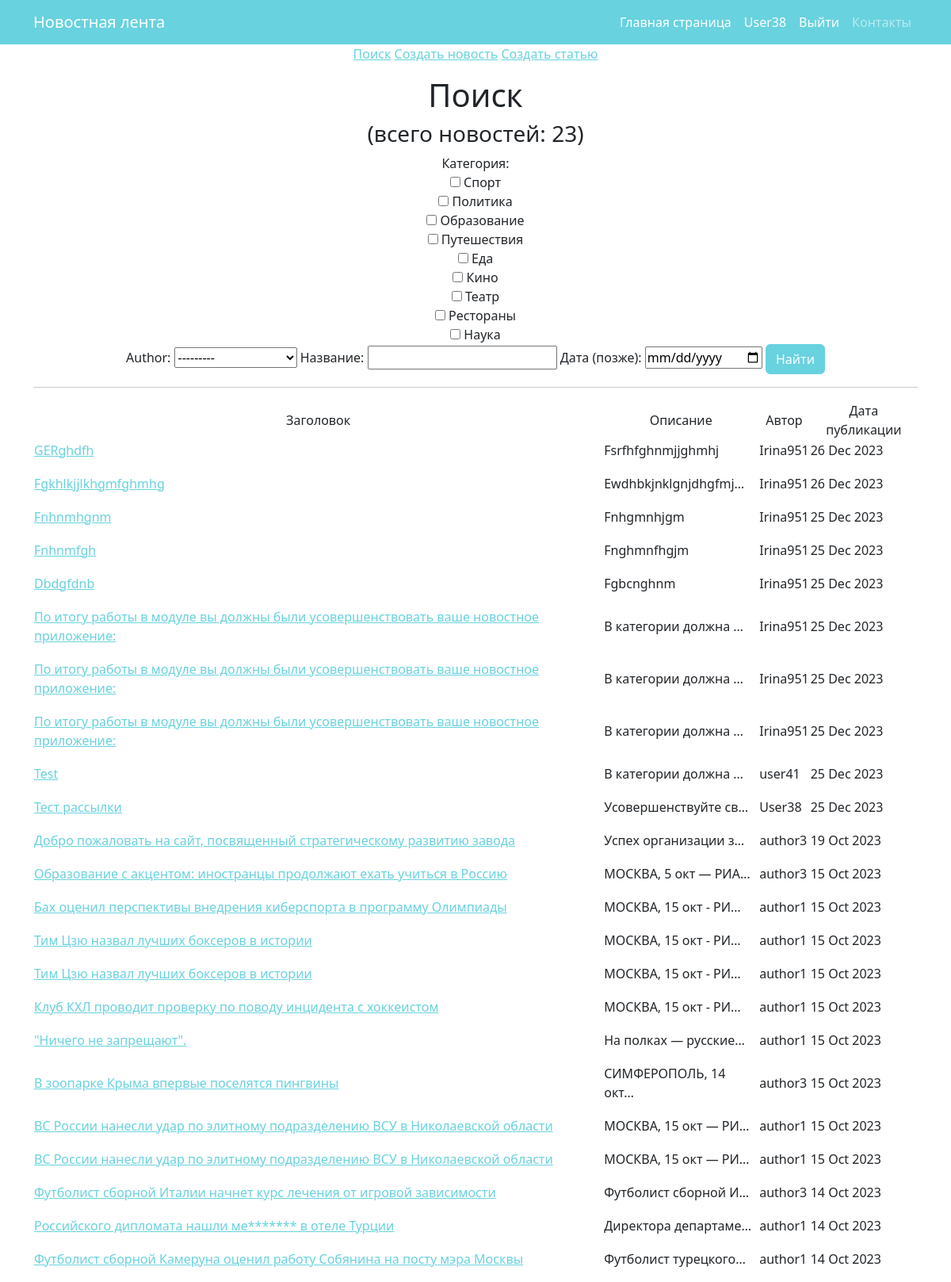
Page /news/search/ (signed in) on the committed database.
### news/models.py (models this page shows, shortened)
class Post(models.Model):
    author = models.ForeignKey(Author, on_delete=models.CASCADE, verbose_name=pgettext_lazy('Author', 'Author'))
    type = models.CharField(max_length=7, choices=TYPE, default='NWS')
    time_in = models.DateTimeField(auto_now_add=True)
    category = models.ManyToManyField(Category, through='PostCategory')
    title = models.CharField(max_length=100)
    text = models.TextField()
    rating = models.IntegerField(default=0)

class Author(models.Model):
    name = models.CharField(max_length=255)
    users = models.OneToOneField(User, on_delete=models.CASCADE)
    user_rating = models.IntegerField(default=0)
    def __str__(self):
        return self.name

### news/views.py (the view)
# urls.py: path('search/', PostSearch.as_view(), name='search'),
class PostSearch(ListView):
    model = Post
    template_name = 'search.html'
    context_object_name = 'posts'
    ordering = ['-time_in']
    def get_context_data(self, **kwargs):
        context = super().get_context_data(**kwargs)
        context['filter'] = PostFilter(self.request.GET, queryset=self.get_queryset())
        return context

### news/models.py (called while the page is built)
    def __str__(self):
        return self.name.title()

### news/templatetags/custom_filters.py (called while the page is built)
@register.filter()
def censor(value):
    for word in censored_word:
        if word.lower() in value.lower():
            value = value.replace(word[2:], '*' * len(word))
    return value

### templates/search.html (shortened to what this page needs)
{% extends 'flatpages/default.html' %}
{% load custom_filters %}
{% load custom_tags %}
{% block content %}
<a href="/news/search/">Поиск</a>
<a href="/news/create/">Создать новость</a>
<a href="/news/create/">Создать статью</a>
<p>
<h1>Поиск</h1>
<h3>(всего новостей: {{ posts|length }})</h3>
<form method='GET'>
    {{ filter.form }}
    <input class="btn btn-primary" type='submit' value='Найти'>
</form>
   <hr>
       <table>
           <tr>
               <td>Заголовок</td>
               <td>Описание</td>
               <td>Автор</td>
               <td>Дата публикации</td>
           </tr>
           {% for post in filter.qs %}
           <tr>
               <td>
                <p align="left"><a href="/news/{{ post.id  }}">{{ post.title|censor }} </a>
            </td>
               <td><p align="left">{{ post.text|truncatechars:20 }}</td>
               <td><p align="left">{{ post.author }}</td>
               <td><p align="left">{{ post.time_in|date:'d M Y' }}</td>
           </tr>
           {% endfor %}
</table>
{% endblock content %}

### templates/flatpages/default.html (shortened to what this page needs)
<!DOCTYPE html>
<html lang="en">
    <head>
        {% load static %}
       <link href="{% static 'css/styles.css' %}" rel="stylesheet" />
    </head>
    <body>
        <nav class="navbar navbar-expand-lg navbar-dark bg-dark">
            <div class="container">
                <a class="navbar-brand" href="/news/">Новостная лента</a>
                <div class="collapse navbar-collapse" id="navbarSupportedContent">
                    <ul class="navbar-nav ms-auto mb-2 mb-lg-0">
                        <li class="nav-item"><a class="nav-link active" aria-current="page" href="/news/">Главная страница</a></li>
                        <li class="nav-item"><a class="nav-link active" aria-current="page" href="/">{{request.user.username}}</a></li>
                        <li class="nav-item"><a class="nav-link active" aria-current="page" href="/sign/logout/">Выйти</a></li>
                        <li class="nav-item"><a class="nav-link" href="/contact/">Контакты</a></li>
                    </ul>
                </div>
            </div>
        </nav>
        <div class="container">
           <div class="row">
               <div class="col-lg-12 text-center">
                   {% block content %}{% endblock content %}
               </div>
           </div>
        </div>
    </body>
</html>

### rows in the picture
Post: title|censor "GERghdfh", text "Fsrfhfghnmjjghmhj", author "Irina951", time_in "26 Dec 2023"
Post: title|censor "Fgkhlkjjlkhgmfghmhg", text "Ewdhbkjnklgnjdhgfmj…", author "Irina951", time_in "26 Dec 2023"
Post: title|censor "Fnhnmhgnm", text "Fnhgmnhjgm", author "Irina951", time_in "25 Dec 2023"
Post: title|censor "Fnhnmfgh", text "Fnghmnfhgjm", author "Irina951", time_in "25 Dec 2023"
Post: title|censor "Dbdgfdnb", text "Fgbcnghnm", author "Irina951", time_in "25 Dec 2023"
Post: title|censor "По итогу работы в модуле вы должны были усовершенствовать ваше новостное приложение:", text "В категории должна …", author "Irina951", time_in "25 Dec 2023"
Post: title|censor "По итогу работы в модуле вы должны были усовершенствовать ваше новостное приложение:", text "В категории должна …", author "Irina951", time_in "25 Dec 2023"
Post: title|censor "По итогу работы в модуле вы должны были усовершенствовать ваше новостное приложение:", text "В категории должна …", author "Irina951", time_in "25 Dec 2023"
Post: title|censor "Test", text "В категории должна …", author "user41", time_in "25 Dec 2023"
Post: title|censor "Тест рассылки", text "Усовершенствуйте св…", author "User38", time_in "25 Dec 2023"
Post: title|censor "Добро пожаловать на сайт, посвященный стратегическому развитию завода", text "Успех организации з…", author "author3", time_in "19 Oct 2023"
Post: title|censor "Образование с акцентом: иностранцы продолжают ехать учиться в Россию", text "МОСКВА, 5 окт — РИА…", author "author3", time_in "15 Oct 2023"
Post: title|censor "Бах оценил перспективы внедрения киберспорта в программу Олимпиады", text "МОСКВА, 15 окт - РИ…", author "author1", time_in "15 Oct 2023"
Post: title|censor "Тим Цзю назвал лучших боксеров в истории", text "МОСКВА, 15 окт - РИ…", author "author1", time_in "15 Oct 2023"
Post: title|censor "Тим Цзю назвал лучших боксеров в истории", text "МОСКВА, 15 окт - РИ…", author "author1", time_in "15 Oct 2023"
Post: title|censor "Клуб КХЛ проводит проверку по поводу инцидента с хоккеистом", text "МОСКВА, 15 окт - РИ…", author "author1", time_in "15 Oct 2023"
Post: title|censor "\"Ничего не запрещают\".", text "На полках — русские…", author "author1", time_in "15 Oct 2023"
Post: title|censor "В зоопарке Крыма впервые поселятся пингвины", text "СИМФЕРОПОЛЬ, 14 окт…", author "author3", time_in "15 Oct 2023"
Post: title|censor "ВС России нанесли удар по элитному подразделению ВСУ в Николаевской области", text "МОСКВА, 15 окт — РИ…", author "author1", time_in "15 Oct 2023"
Post: title|censor "ВС России нанесли удар по элитному подразделению ВСУ в Николаевской области", text "МОСКВА, 15 окт — РИ…", author "author1", time_in "15 Oct 2023"
Post: title|censor "Футболист сборной Италии начнет курс лечения от игровой зависимости", text "Футболист сборной И…", author "author3", time_in "14 Oct 2023"
Post: title|censor "Российского дипломата нашли ме******* в отеле Турции", text "Директора департаме…", author "author1", time_in "14 Oct 2023"
Post: title|censor "Футболист сборной Камеруна оценил работу Собянина на посту мэра Москвы", text "Футболист турецкого…", author "author1", time_in "14 Oct 2023"

### other values in the picture
{{ request.user.username }} "User38"
{{ posts|length }} "23"
